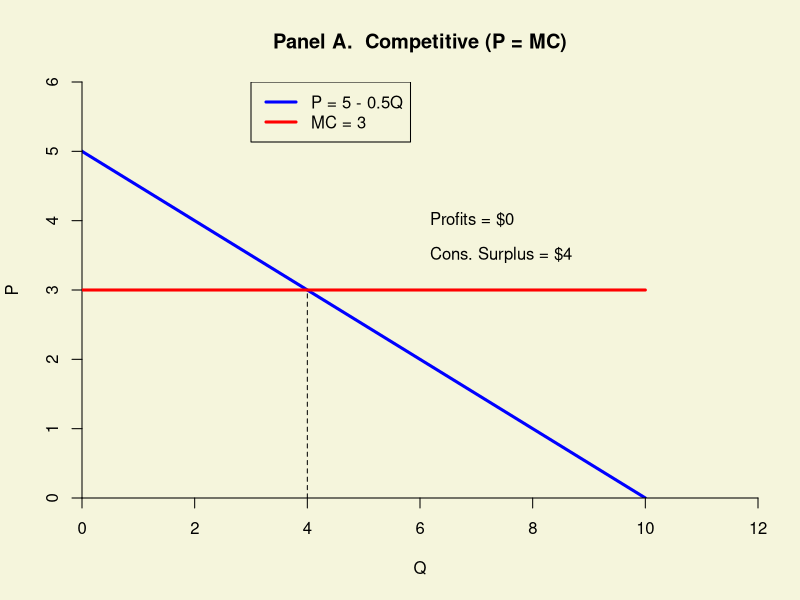
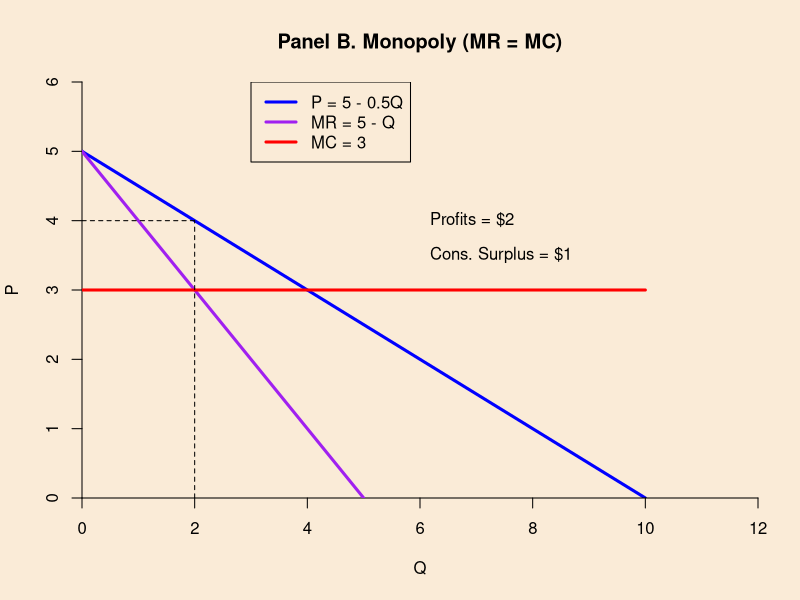
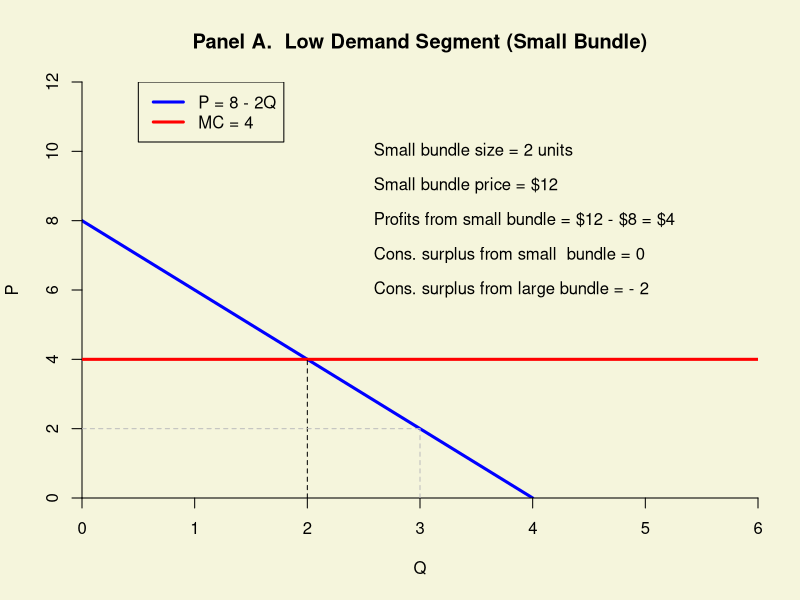
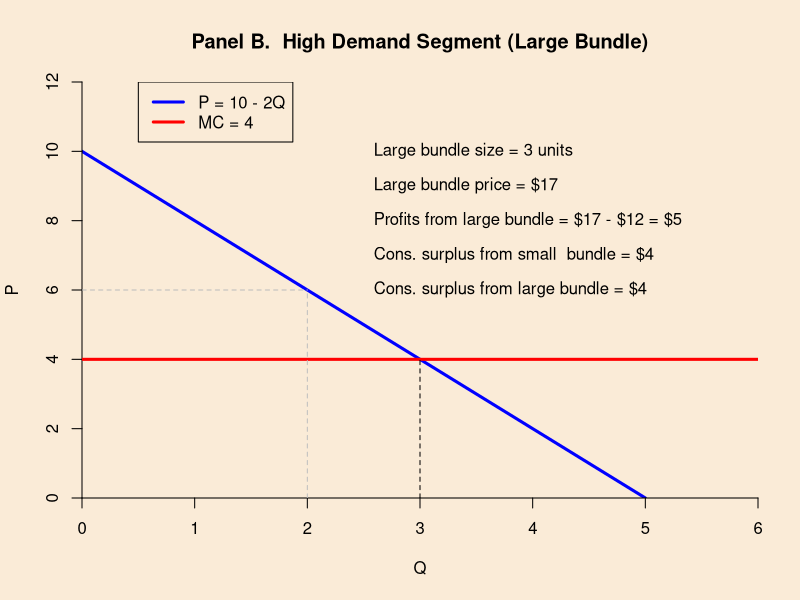

Here is the R script that generated these plots, in order:
## ---- chunk 1
par(bg="beige")
plot(10-2*(0:10),0:10,type="l",col="blue", lwd=3,
     xlim=c(0,12),ylim=c(0,6),
     xlab="Q",
     ylab="P",xaxs="i",yaxs="i",bty="n",
     #xaxt='n',yaxt='n',
     main="Panel A.  Competitive (P = MC)"
)
lines(c(0,10),c(3,3),col="red",lty=1,lwd=3)
lines(c(4,4),c(0,3),col="black",lty=2)     
#axis(1, at=1:7, labels=c("",DynTickXA(),""),lwd.ticks=1)
#axis(2, at=c(0,input$price,100), labels=c("",DynTickYA(),""),lwd.ticks=1)
text(6,4,"Profits = $0",pos=4)
text(6,3.5,"Cons. Surplus = $4",pos=4)
legend(3,6,c("P = 5 - 0.5Q","MC = 3"),lty=c(1,1),lwd=c(3,3),col=c("blue","red"))
       
par(bg="antiquewhite")
plot(10-2*(0:10),0:10,type="l",col="blue", lwd=3,
     xlim=c(0,12),ylim=c(0,6),
     xlab="Q",
     ylab="P",xaxs="i",yaxs="i",bty="n",
     #xaxt='n',yaxt='n',
     main="Panel B. Monopoly (MR = MC)"
)
lines(c(0,5),c(5,0),col="purple",lty=1,lwd=3)
lines(c(0,10),c(3,3),col="red",lty=1,lwd=3)
lines(c(2,2),c(0,4),col="black",lty=2)     
lines(c(0,2),c(4,4),col="black",lty=2)     
#axis(1, at=1:7, labels=c("",DynTickXA(),""),lwd.ticks=1)
#axis(2, at=c(0,input$price,100), labels=c("",DynTickYA(),""),lwd.ticks=1)
text(6,4,"Profits = $2",pos=4)
text(6,3.5,"Cons. Surplus = $1",pos=4)
legend(3,6,c("P = 5 - 0.5Q","MR = 5 - Q","MC = 3"),lty=c(1,1,1),lwd=c(3,3,3),col=c("blue","purple","red"))
## ---- chunk 2
par(bg="beige")
plot(0:4,8-2*0:4,type="l",col="blue", lwd=3,
     xlim=c(0,6),ylim=c(0,12),
     xlab="Q",
     ylab="P",xaxs="i",yaxs="i",bty="n",
     #xaxt='n',yaxt='n',
     main="Panel A.  Low Demand Segment (Small Bundle)"
)
lines(c(0,6),c(4,4),col="red",lty=1,lwd=3)
lines(c(2,2),c(0,4),col="black",lty=2)     
lines(c(3,3),c(0,2),col="grey",lty=2)     
lines(c(0,3),c(2,2),col="grey",lty=2)     
text(2.5,10,"Small bundle size = 2 units",pos=4)
text(2.5,9,"Small bundle price = $12",pos=4)
text(2.5,8,"Profits from small bundle = $12 - $8 = $4",pos=4)
text(2.5,7,"Cons. surplus from small  bundle = 0",pos=4)
text(2.5,6,"Cons. surplus from large bundle = - 2",pos=4)
legend(0.5,12,c("P = 8 - 2Q","MC = 4"),lty=c(1,1),lwd=c(3,3),col=c("blue","red"))
       
par(bg="antiquewhite")
plot(0:5,10-2*0:5,type="l",col="blue", lwd=3,
     xlim=c(0,6),ylim=c(0,12),
     xlab="Q",
     ylab="P",xaxs="i",yaxs="i",bty="n",
     #xaxt='n',yaxt='n',
     main="Panel B.  High Demand Segment (Large Bundle)"
)
lines(c(0,6),c(4,4),col="red",lty=1,lwd=3)
lines(c(3,3),c(0,4),col="black",lty=2)     
lines(c(2,2),c(0,6),col="grey",lty=2)     
lines(c(0,2),c(6,6),col="grey",lty=2)     
text(2.5,10,"Large bundle size = 3 units",pos=4)
text(2.5,9,"Large bundle price = $17",pos=4)
text(2.5,8,"Profits from large bundle = $17 - $12 = $5",pos=4)
text(2.5,7,"Cons. surplus from small  bundle = $4",pos=4)
text(2.5,6,"Cons. surplus from large bundle = $4",pos=4)
legend(0.5,12,c("P = 10 - 2Q","MC = 4"),lty=c(1,1),lwd=c(3,3),col=c("blue","red"))
